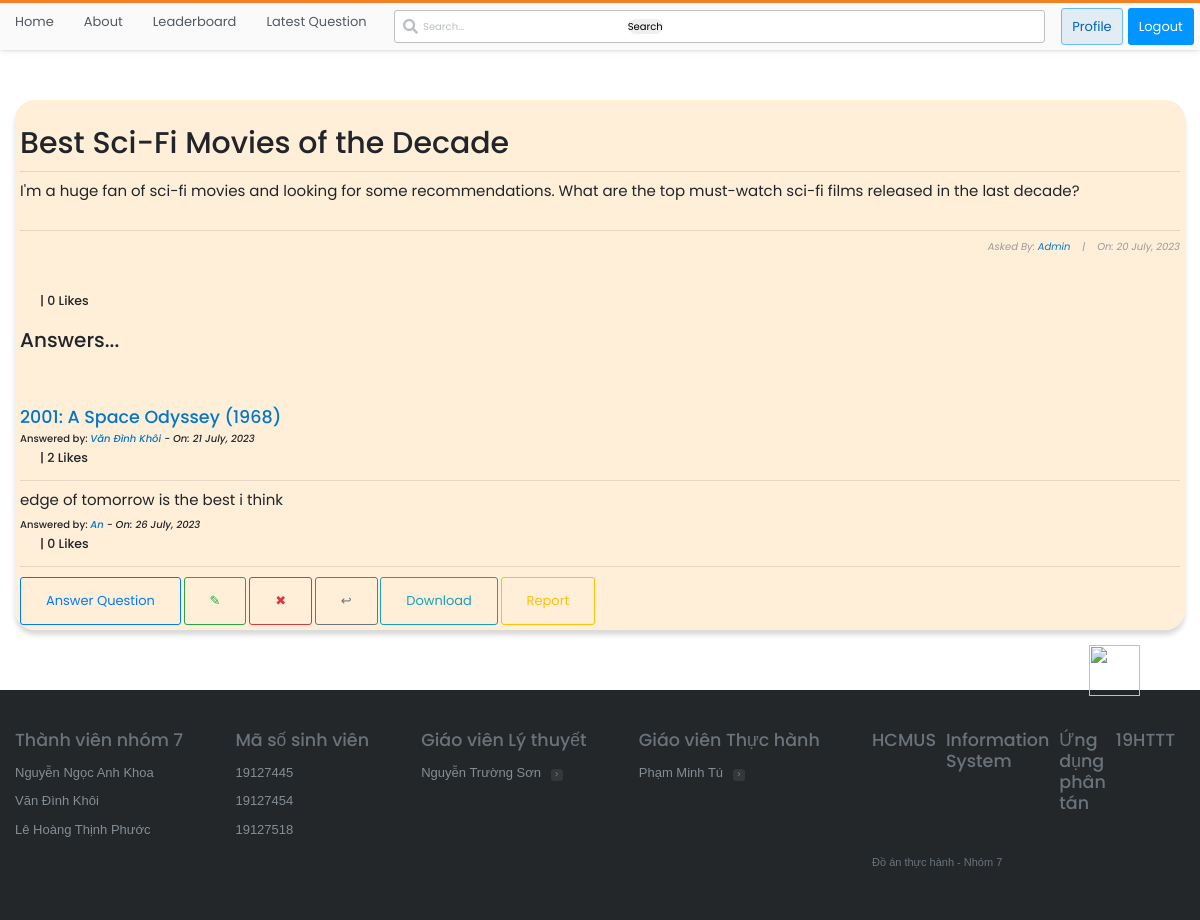
Page /questions/16/ (signed in) on the earlier database version.
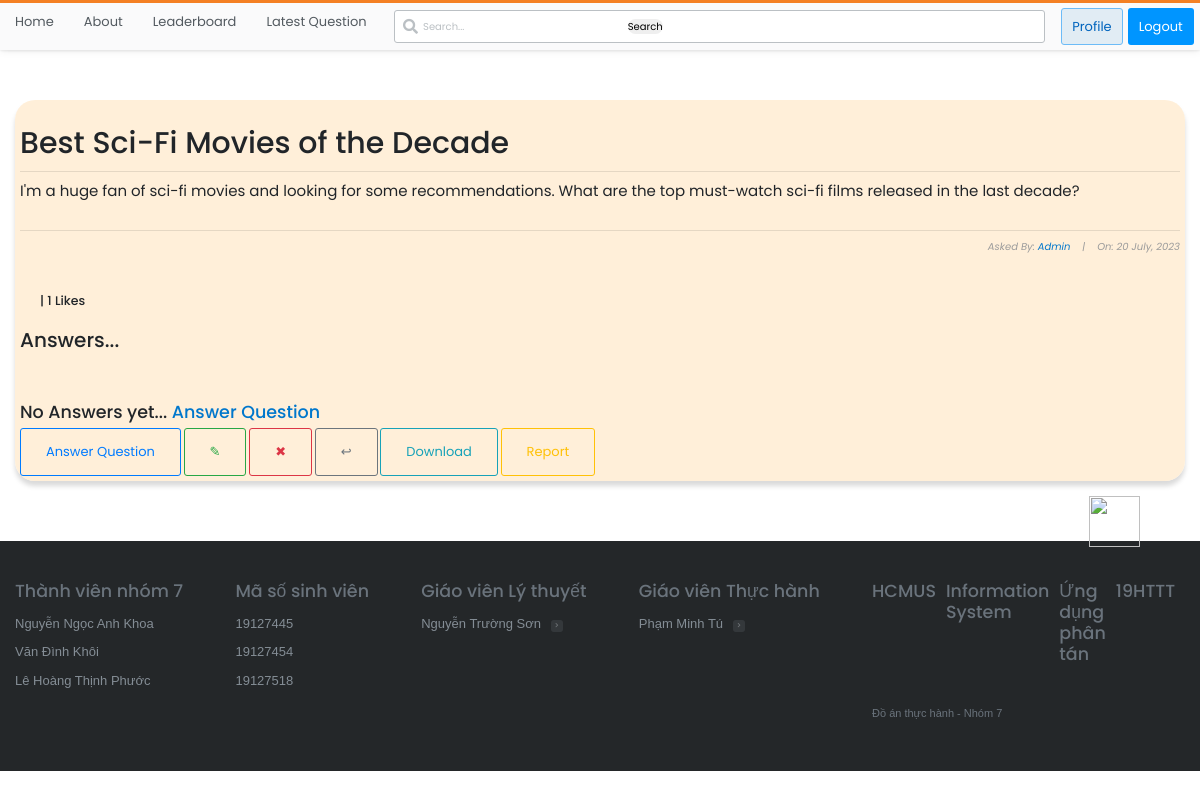
Same page on the later database version.
### stackbase/models.py (models this page shows, shortened)
class Comment(models.Model):
    question = models.ForeignKey(Question, related_name="comment", on_delete=models.CASCADE)
    name = models.CharField(max_length=1000)
    content = RichTextField()
    date_created = models.DateTimeField(default=timezone.now)
    likes = models.ManyToManyField(User, related_name='comment_likes')
    def total_likes(self):
        return self.likes.count()

### stackbase/views.py (the view)
# urls.py: path('questions/<int:pk>/', views.QuestionDetailView.as_view(), name="question-detail"),
class QuestionDetailView(DetailView):
    model = Question
    def get_context_data(self, *args, **kwargs):
        context = super(QuestionDetailView, self).get_context_data()
        something = get_object_or_404(Question, id=self.kwargs["pk"])
        total_likes = something.total_likes()
        liked = False
        if something.likes.filter(id=self.request.user.id).exists():
            liked = True
        context["total_likes"] = total_likes
        context["liked"] = liked
        return context

### stackbase/models.py (called while the page is built)
    def total_likes(self):
        return self.likes.count()

### stackbase/templates/stackbase/question_detail.html (shortened to what the changed rows need)
{% extends 'base.html' %}
{% block content %}
<!DOCTYPE html>
<html lang="en">
<head>
</head>
<body>
    <div class="container">
        <div class="list-question">
            <div class="questions">
                <div class="container" style="background-color: rgba(255, 235, 209, 0.808); padding: 5px; box-shadow: rgba(0, 0, 0, 0.15) 0px 5px 5px 0px; border-radius: 20px;" >
                    <h3 id="fh3">{{question.title}}</h3>
                    <hr>
                    <h6 id="fh6">{{ question.content|safe }}</h6>
                    <hr>
                    <h6 id="fh6" style="font-size: 10px; font-style: italic; color: rgb(155, 155, 155); text-align: right;">Asked By: <a href="{% url 'profile' %}">{{ object.user|title }}</a>&nbsp;&nbsp;&nbsp; |&nbsp;&nbsp;&nbsp; On: {{ object.date_created|date:"j F, Y" }}</h6>
                    <br>
                        <form action="{% url 'stackbase:like_post' object.pk %}" method="POST">
                            {% if user.is_authenticated %}
                                {% if liked %}
                                    <div style="display: flex; align-items: center; margin-left: 10px;">
                                        <h5 style="margin-left: 10px; cursor: pointer;"> |  {{ total_likes }} Likes</h5>
                                    </div>
                                {% else %}
                                    <div style="display: flex; align-items: center; margin-left: 10px;">
                                        <h5 style="margin-left: 10px; cursor: pointer;"> |  {{ total_likes }} Likes</h5>
                                    </div>
                                {% endif %}
                            {% else %}
                                <h5 style="margin-left: 10px; cursor: pointer;"><a href="{% url 'login' %}">Login</a> to Like Question |  {{ total_likes }} Likes</h5>
                            {% endif %}
                        </form>
                    <br>
                    <h2>Answers...</h2> <br><br><br>
                    {% if not question.comment.all %}
                        <h3>No Answers yet... <a href="">Answer Question</a> </h3>
                    {% else %}
                        {% for comment in question.comment.all %}
                            <h3 style="font-weight: normal; font-size: 15px;">{{ comment.content|safe }}</h3>
                            <h3 style="font-size: 10px;">Answered by: <i><a href="">{{ comment.name }}</a> - On: {{ comment.date_created|date:"j F, Y" }}</i></h3>
                            <form action="{% url 'stackbase:like_comment' comment.pk %}" method="POST">
                                {% if user.is_authenticated %}
                                    {% if comment.liked %}
                                        <div style="display: flex; align-items: center; margin-left: 10px;">
                                            <button type="submit" name="question_id" value="{{ question.id }}" style="border: none; border-radius: 60px;"><img src="https://image.similarpng.com/very-thumbnail/2020/06/Dislike-icon-transparent-PNG.png" alt="" style="width: 40px;"></button> <h5 style="margin-left: 10px; cursor: pointer;"> |  {{ comment.total_likes }} Likes</h5>
                                        </div>
                                    {% else %}
                                        <div style="display: flex; align-items: center; margin-left: 10px;">
                                            <h5 style="margin-left: 10px; cursor: pointer;"> |  {{ comment.total_likes }} Likes</h5>
                                        </div>
                                    {% endif %}
                                {% else %}
                                    <h5 style="margin-left: 10px; cursor: pointer;"><a href="{% url 'login' %}">Login</a> to Like Comment |  {{ comment.total_likes }} Likes</h5>
                                {% endif %}
                            </form>
                            <hr>
                        {% endfor %}
                    {% endif %}
                    <a class="btn btn-outline-primary" id="fa" href="{% if user.is_authenticated %}
                    {% url 'stackbase:question-comment' question.id %}
                    {% else %}
                        {% url 'login' %}
                    {% endif %}" style="text-decoration: none;">Answer Question</a>
                    <a style="text-decoration: none; " class="btn btn-outline-success" href="{% url 'stackbase:question-update' question.pk %}">&#x270E;</a>
                    <a style="text-decoration: none; " class="btn btn-outline-danger" href="{% url 'stackbase:question-delete' question.id %}">&#x2716;</a>
                    <a style="text-decoration: none; " class="btn btn-outline-secondary" href="{% url 'stackbase:question-lists' %}">&#x21a9;</a>
                    <form action="{% url 'stackbase:export_question_comments' question.id %}" method="post" style="display: inline;">
                        <button type="submit" class="btn btn-outline-info">Download</button>
                    </form>
                    <a style="text-decoration: none; " class="btn btn-outline-warning" href="{% if user.is_authenticated %}
                    {% url 'stackbase:report-question' question.id %}
                    {% else %}
                    {% url 'login' %}
                    {% endif %}">Report</a>
                </div> <br><br>
                </div> <br>
            </div>
        </div>
        <br>
</body>
</html>
{% endblock content %}

Differences in the rows shown:
removed Comment: content "2001: A Space Odyssey (1968)", name "Văn Đình Khôi", date_created "21 July, 2023", total_likes "2"
removed Comment: content "edge of tomorrow is the best i think", name "An", date_created "26 July, 2023", total_likes "0"
Other differences:
{{ total_likes }}: (not shown) → "1"
{{ total_likes }}: "0" → (not shown)
text now shown: "No Answers yet... Answer Question"
